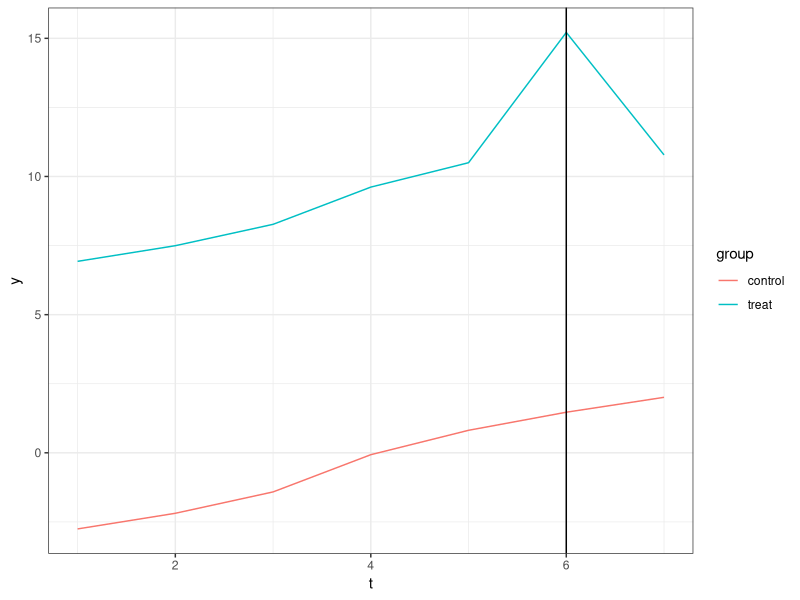

This figure's R source: (Note: this script raises an error after producing the figure.)
rm(list = ls())

set.seed(181)
library(dplyr)
library(ggplot2)

T = 7
N = 20
shock <- T-1
################################################################################
# param hom decides if homogenous (0) or heterogenous (1) treatment effect 
# param par decides if a violation in parallel trends occurs

sim_data = function(heterogeneity, violation){
  dat = expand.grid(t = 1:T,i = 1:N) 
  normal_random <- rnorm(T, mean = 0.5, sd = 0.5)
  trend <- cumsum(normal_random)
  
  dat$effect <- rnorm(N*T, mean = 3, sd = 3)
  if (heterogeneity!=1){
    dat$effect <- rnorm(N*T, mean = heterogeneity, sd = 3)
  }
  if (heterogeneity==0){
    dat$effect <- 3
  }
  
  dat$violation <- rnorm(N*T, mean = violation, sd = 3)
  if (violation==1){
    dat$violation <- rnorm(N*T, mean = 0, sd = 3)
  }
  if (violation==0){
    dat$violation <- 0
  }
  
  dat <- mutate(dat,
                group = ifelse(i > N/2,"treat","control"),
                G = shock*(group == "treat"),
                treat = 1L*(group == "treat"),
                control = 1L*(group == "control"), 
                current = 1L*(G == t), 
                pre = 1L*(t < T-1),
                post = 1L*(t >= T-1),
                pre_tre = pre*treat, pre_con = pre*control,
                post_tre = post*treat, post_con = post*control,
                tre = trend[t],
                X1 = rep(rnorm(N, mean = 3, sd = 1), each = T),
                y = tre +              # the basic trend
                  treat * 2 * X1 -   # the basic differences between treat / control
                  control * X1  +    # the basic differences between treat / control
                  violation * post_tre +          # the violation of parallel trends
                  current * effect) # the treatment effect
  dat
}

show_graph = function(dat, label = "", show.means = TRUE) {
  gdat = dat %>% group_by(group, t, post, treat) %>% summarize(y = mean(y))
  gg = ggplot(gdat, aes(y = y, x = t, color = group)) + geom_line() +  geom_vline(xintercept = T-1) +
    theme_bw()
  gg
}
d <- sim_data(0,1)
plot = show_graph(d)
plot


################################################################################
################################################################################

att_estimate <- function(heterogeneity, violation, x_formula){
  dat <- sim_data(heterogeneity, violation) # simulates the data accordingly
  att <- att_gt(yname = "y",
                tname = "t",
                idname = "i",
                gname = "G",
                xformla = x_formula,
                data = dat) # creates the att-values
  att_est <- att$att[5]
  att_act <- mean(dat$effect[dat$treat == 1])
  beta <- att$att
  sigma <- as.matrix(att$V_analytical)
  return(list(att_est=att_est, att_act=att_act, beta=beta,sigma=sigma))
}
att_estimate(1,1,~X1)

sim <- function(amount, conditional, heterogeneity, violation) {
  effect_est <- numeric(amount) # all estimated effects
  effect_act <- numeric(amount)  # all actual effects
  p_values <- numeric(amount)
  if (conditional==0){
    for (i in 1:amount) {
      res <- att_estimate(heterogeneity, violation, ~1)
      effect_est[i] <- res$att_est
      effect_act[i] <- res$att_act
    }}
  else if (conditional==1){
    for (i in 1:amount) {
      res <- att_estimate(heterogeneity, violation, ~X1)
      effect_est[i] <- res$att_est
      effect_act[i] <- res$att_act
    }}
  return(list(effect_est=effect_est, effect_act=effect_act, p_values=p_values))
}
################################################################################
################################################################################
################################################################################
################################################################################
library(knitr)

n<-200

# sim(n, conditional, heterogeneity, violation) --- REAL ATT = 3
# @param conditional 0,1
# @param heterogeneity 0: effect = 3, x: effect = random, mean x
# @param violation 0: no violation, 1: mean violation of 0, x: mean violation of x

#################### no violation ##############################################
namev0 <- c('sim000','sim010','sim050','sim100','sim110','sim150')
sim000 <- sim(n,0,0,0) # standard / homogeneity
sim010 <- sim(n,0,1,0) # standard / mean heterogeneity = true effect
sim050 <- sim(n,0,5,0) # standard / mean heterogeneity = 5
sim100 <- sim(n,1,0,0) # conditional / homogeneity
sim110 <- sim(n,1,1,0) # conditional / mean heterogeneity = true effect
sim150 <- sim(n,1,5,0) # conditional / mean heterogeneity = 5

#################### violation mean 0 ##########################################
namev1 <- c('sim001','sim011','sim051','sim101','sim111','sim151')
sim001 <- sim(n,0,0,1) # standard / homogeneity
sim011 <- sim(n,0,1,1) # standard / mean heterogeneity = true effect
sim051 <- sim(n,0,5,1) # standard / mean heterogeneity = 5
sim101 <- sim(n,1,0,1) # conditional / homogeneity
sim111 <- sim(n,1,1,1) # conditional / mean heterogeneity = true effect
sim151 <- sim(n,1,5,1) # conditional / mean heterogeneity = 5

#################### violation mean 3 ##########################################
namev3 <- c('sim003','sim013','sim053','sim103','sim113','sim153')
sim003 <- sim(n,0,0,3) # standard / homogeneity
sim013 <- sim(n,0,1,3) # standard / mean heterogeneity = true effect
sim053 <- sim(n,0,5,3) # standard / mean heterogeneity = 5
sim103 <- sim(n,1,0,3) # conditional / homogeneity
sim113 <- sim(n,1,1,3) # conditional / mean heterogeneity = true effect
sim153 <- sim(n,1,5,3) # conditional / mean heterogeneity = 5


create_bias_table <- function(names, vio) {
  biases <- numeric(length(names))
  for (i in seq_along(names)) {
    biases[i] <- abs(mean(unlist(get(names[i])$effect_est), na.rm = TRUE) -
                       mean(unlist(get(names[i])$effect_act), na.rm = TRUE))}
  bias_table <- data.frame(
    DiD_Model = c('Standard', 'Standard', 'Standard', 'Conditional', 'Conditional', 'Conditional'),
    Treatment_effect = c('homogeneous','heterogeneous (mean=3)','heterogeneous (mean=5)'),
    Bias = biases)
  ans <- ifelse(vio == 0, 'No violation', ifelse(vio == 1, 'Violation (mean=0)', 
                                                 ifelse(vio == 3, 'Violation (mean=3)', 0)))
  #kable(bias_table, caption = paste("Biases for", ans, "of the Parallel Trends Assumption"))
  bias_table
}

tab0 <- create_bias_table(namev0, 0)
tab1 <- create_bias_table(namev1, 1)
tab3 <- create_bias_table(namev3, 3)

tab0
tab1
tab3


tab0 %>%
  kable(caption = "Biases for No Violation of the Parallel Trends Assumption",
        format = "latex",
        col.names = c("DiD_Model", "Treatment_effect", "Bias"),
        align = "c")

################################################################################
################################################################################







